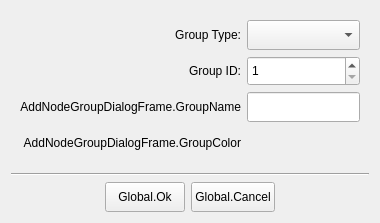
<?xml version="1.0" encoding="UTF-8"?>
<ui version="4.0">
 <class>AddNodeGroupDialogFrame</class>
 <widget class="QFrame" name="AddNodeGroupDialogFrame">
  <property name="geometry">
   <rect>
    <x>0</x>
    <y>0</y>
    <width>380</width>
    <height>223</height>
   </rect>
  </property>
  <property name="windowTitle">
   <string>Dialog</string>
  </property>
  <layout class="QVBoxLayout" name="verticalLayout">
   <item>
    <widget class="QFrame" name="frame">
     <property name="sizePolicy">
      <sizepolicy hsizetype="Preferred" vsizetype="Expanding">
       <horstretch>0</horstretch>
       <verstretch>0</verstretch>
      </sizepolicy>
     </property>
     <layout class="QGridLayout" name="gridLayout">
      <item row="2" column="0">
       <widget class="QLabel" name="label">
        <property name="text">
         <string>AddNodeGroupDialogFrame.GroupName</string>
        </property>
        <property name="alignment">
         <set>Qt::AlignRight|Qt::AlignTrailing|Qt::AlignVCenter</set>
        </property>
       </widget>
      </item>
      <item row="2" column="1">
       <widget class="QLineEdit" name="lineGroupName">
        <property name="minimumSize">
         <size>
          <width>0</width>
          <height>30</height>
         </size>
        </property>
       </widget>
      </item>
      <item row="3" column="0">
       <widget class="QLabel" name="label_2">
        <property name="text">
         <string>AddNodeGroupDialogFrame.GroupColor</string>
        </property>
        <property name="alignment">
         <set>Qt::AlignRight|Qt::AlignTrailing|Qt::AlignVCenter</set>
        </property>
       </widget>
      </item>
      <item row="1" column="0">
       <widget class="QLabel" name="label_3">
        <property name="text">
         <string>Group ID:</string>
        </property>
        <property name="alignment">
         <set>Qt::AlignRight|Qt::AlignTrailing|Qt::AlignVCenter</set>
        </property>
       </widget>
      </item>
      <item row="1" column="1">
       <widget class="QSpinBox" name="spinGroupID">
        <property name="minimumSize">
         <size>
          <width>0</width>
          <height>30</height>
         </size>
        </property>
        <property name="minimum">
         <number>1</number>
        </property>
        <property name="maximum">
         <number>255</number>
        </property>
       </widget>
      </item>
      <item row="3" column="1">
       <widget class="QPushButton" name="buttonGroupColor">
        <property name="minimumSize">
         <size>
          <width>30</width>
          <height>30</height>
         </size>
        </property>
        <property name="maximumSize">
         <size>
          <width>30</width>
          <height>30</height>
         </size>
        </property>
        <property name="text">
         <string/>
        </property>
        <property name="flat">
         <bool>true</bool>
        </property>
       </widget>
      </item>
      <item row="0" column="0">
       <widget class="QLabel" name="label_4">
        <property name="text">
         <string>Group Type:</string>
        </property>
        <property name="alignment">
         <set>Qt::AlignRight|Qt::AlignTrailing|Qt::AlignVCenter</set>
        </property>
       </widget>
      </item>
      <item row="0" column="1">
       <widget class="QComboBox" name="combGroupType">
        <property name="minimumSize">
         <size>
          <width>0</width>
          <height>30</height>
         </size>
        </property>
       </widget>
      </item>
     </layout>
    </widget>
   </item>
   <item>
    <widget class="Line" name="line">
     <property name="orientation">
      <enum>Qt::Horizontal</enum>
     </property>
    </widget>
   </item>
   <item>
    <layout class="QHBoxLayout" name="horizontalLayout">
     <item>
      <spacer name="horizontalSpacer">
       <property name="orientation">
        <enum>Qt::Horizontal</enum>
       </property>
       <property name="sizeHint" stdset="0">
        <size>
         <width>40</width>
         <height>20</height>
        </size>
       </property>
      </spacer>
     </item>
     <item>
      <widget class="QPushButton" name="buttonDialogOk">
       <property name="minimumSize">
        <size>
         <width>80</width>
         <height>30</height>
        </size>
       </property>
       <property name="text">
        <string>Global.Ok</string>
       </property>
      </widget>
     </item>
     <item>
      <widget class="QPushButton" name="buttonDialogCancel">
       <property name="minimumSize">
        <size>
         <width>80</width>
         <height>30</height>
        </size>
       </property>
       <property name="text">
        <string>Global.Cancel</string>
       </property>
      </widget>
     </item>
     <item>
      <spacer name="horizontalSpacer_2">
       <property name="orientation">
        <enum>Qt::Horizontal</enum>
       </property>
       <property name="sizeHint" stdset="0">
        <size>
         <width>40</width>
         <height>20</height>
        </size>
       </property>
      </spacer>
     </item>
    </layout>
   </item>
  </layout>
 </widget>
 <resources/>
 <connections/>
</ui>
